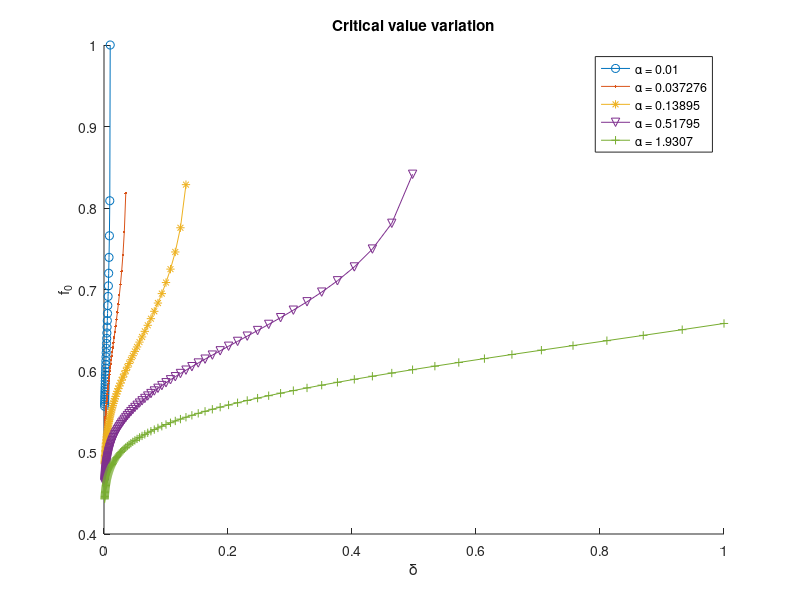

Write the MATLAB code that produced this figure.

%% Critical Value  

T = 10.0;
epsilon = exp(-T);
% Number of iterations
N = 50;

% Find params

% Need (1-epsilon)^N ~= 1
% disp('(1-epsilon)^N');
% (1-epsilon).^N

% The greater critical value f, the better

% ratio after EMD algorithm
% delta = 0.001
% A = 1;
% % Critical value f
% disp('critical value f')
% f = sqrt(log(1-(1-epsilon)*(delta./A)^(1./N))./ log(epsilon))


% Plot the delta variatios
A = 1;
A = logspace(-2,2,8);
figure;
mrk={'o','.','*','v','+','^'};
for i = 1:5
    hold all;
    deltas = logspace(-3,0,100);
    fs = zeros(1,100);
    indicator = 1-(1-epsilon).*(deltas./A(i)).^(1./N);
    deltas =  deltas(indicator > 0);
    fs = sqrt(log(1-(1-epsilon).*(deltas./A(i)).^(1./N)) ... 
        ./ log(epsilon));
    h = plot(deltas, fs);
    set(h,{'Marker'},mrk(i));

    legendInfo{i} = ['\alpha = ' num2str(A(i))];
end
title('Critical value variation');
xlabel('\delta')
ylabel('f_0')
legend(legendInfo)



